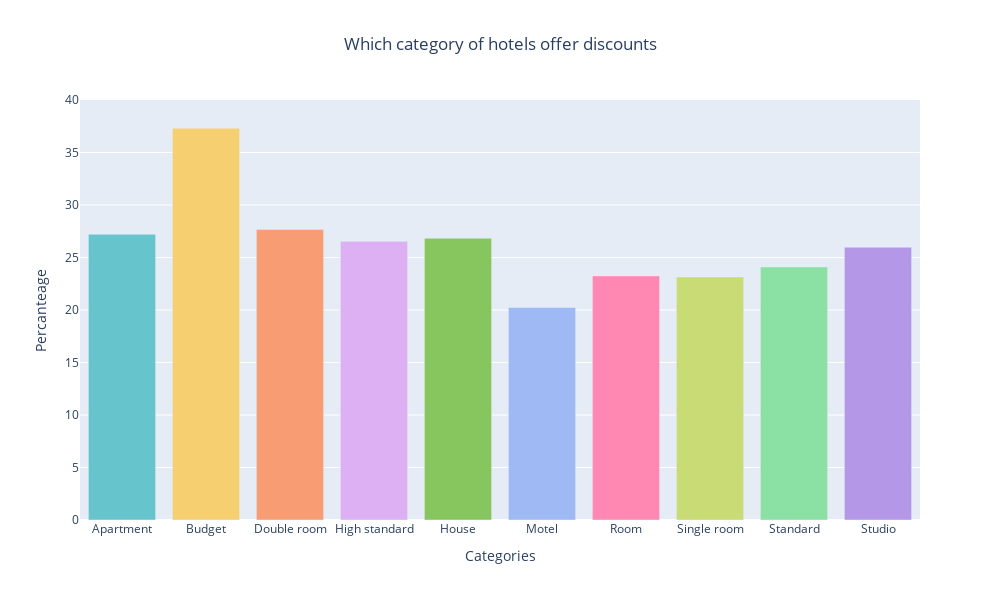

The cell this chart's notebook holds for it:
### Markdown cell above
![](img_plots/9_scatter_plot_distances_prices.png)

### Code cell
# 10. Create a bar chart to show which categories of hotels offer discounts 

# apply classify_discriptions function to 'hotels_with_discount_price' dataframe and create new column calls category 
hotels_with_discount_price['category'] = hotels_with_discount_price['discriptions'].map(lambda description: classify_discriptions(description))

def modify_df(df):

    df = df['category'].value_counts().reset_index()
    df.rename(columns={'category': 'frequency', 'index' : 'category'}, inplace=True)
    
    return df

df1 = modify_df(hotels_with_discount_price)
df1.sort_values(by = 'category', inplace=True, ignore_index=True)

df2 = modify_df(hotels_categories)
df2 = df2[df2.index != 9]
df2.sort_values(by = 'category', inplace=True, ignore_index=True)

df3 = pd.concat([df1, df2], join = 'inner', ignore_index=False, axis = 1)
df3.columns = [f'category {i}' for i,_ in enumerate(df3.columns)]
df3['percantage'] = round((df3['category 1'] / df3['category 3'])*100,2)

# creating bar chart 
categories_bar_chart = px.bar(data_frame=df3, 
    y = 'percantage', 
    x = 'category 0', 
    color = 'category 0', 
    color_discrete_sequence=px.colors.qualitative.Pastel,
    width=1000,
    height=600,
    title="Which category of hotels offer discounts"
)

categories_bar_chart.update_xaxes(title_text='Categories')
categories_bar_chart.update_yaxes(title_text = 'Percanteage')
categories_bar_chart.update_layout(title={'text': 'Which category of hotels offer discounts', 'x': .5}, yaxis_range=[0,40], showlegend=False)

### Figure 1 — Plotly figure (JSON) as saved in the notebook; plotly's stock layout.template omitted (floating-point values rounded to 4 significant figures)
{"data": [{"alignmentgroup": "True", "hovertemplate": "category 0=%{x}<br>percantage=%{y}<extra></extra>", "legendgroup": "Apartment", "marker": {"color": "rgb(102, 197, 204)", "pattern": {"shape": ""}}, "name": "Apartment", "offsetgroup": "Apartment", "orientation": "v", "showlegend": true, "textposition": "auto", "type": "bar", "x": ["Apartment"], "xaxis": "x", "y": [27.21], "yaxis": "y"}, {"alignmentgroup": "True", "hovertemplate": "category 0=%{x}<br>percantage=%{y}<extra></extra>", "legendgroup": "Budget", "marker": {"color": "rgb(246, 207, 113)", "pattern": {"shape": ""}}, "name": "Budget", "offsetgroup": "Budget", "orientation": "v", "showlegend": true, "textposition": "auto", "type": "bar", "x": ["Budget"], "xaxis": "x", "y": [37.32], "yaxis": "y"}, {"alignmentgroup": "True", "hovertemplate": "category 0=%{x}<br>percantage=%{y}<extra></extra>", "legendgroup": "Double room", "marker": {"color": "rgb(248, 156, 116)", "pattern": {"shape": ""}}, "name": "Double room", "offsetgroup": "Double room", "orientation": "v", "showlegend": true, "textposition": "auto", "type": "bar", "x": ["Double room"], "xaxis": "x", "y": [27.66], "yaxis": "y"}, {"alignmentgroup": "True", "hovertemplate": "category 0=%{x}<br>percantage=%{y}<extra></extra>", "legendgroup": "High standard", "marker": {"color": "rgb(220, 176, 242)", "pattern": {"shape": ""}}, "name": "High standard", "offsetgroup": "High standard", "orientation": "v", "showlegend": true, "textposition": "auto", "type": "bar", "x": ["High standard"], "xaxis": "x", "y": [26.54], "yaxis": "y"}, {"alignmentgroup": "True", "hovertemplate": "category 0=%{x}<br>percantage=%{y}<extra></extra>", "legendgroup": "House", "marker": {"color": "rgb(135, 197, 95)", "pattern": {"shape": ""}}, "name": "House", "offsetgroup": "House", "orientation": "v", "showlegend": true, "textposition": "auto", "type": "bar", "x": ["House"], "xaxis": "x", "y": [26.83], "yaxis": "y"}, {"alignmentgroup": "True", "hovertemplate": "category 0=%{x}<br>percantage=%{y}<extra></extra>", "legendgroup": "Motel", "marker": {"color": "rgb(158, 185, 243)", "pattern": {"shape": ""}}, "name": "Motel", "offsetgroup": "Motel", "orientation": "v", "showlegend": true, "textposition": "auto", "type": "bar", "x": ["Motel"], "xaxis": "x", "y": [20.24], "yaxis": "y"}, {"alignmentgroup": "True", "hovertemplate": "category 0=%{x}<br>percantage=%{y}<extra></extra>", "legendgroup": "Room", "marker": {"color": "rgb(254, 136, 177)", "pattern": {"shape": ""}}, "name": "Room", "offsetgroup": "Room", "orientation": "v", "showlegend": true, "textposition": "auto", "type": "bar", "x": ["Room"], "xaxis": "x", "y": [23.25], "yaxis": "y"}, {"alignmentgroup": "True", "hovertemplate": "category 0=%{x}<br>percantage=%{y}<extra></extra>", "legendgroup": "Single room", "marker": {"color": "rgb(201, 219, 116)", "pattern": {"shape": ""}}, "name": "Single room", "offsetgroup": "Single room", "orientation": "v", "showlegend": true, "textposition": "auto", "type": "bar", "x": ["Single room"], "xaxis": "x", "y": [23.15], "yaxis": "y"}, {"alignmentgroup": "True", "hovertemplate": "category 0=%{x}<br>percantage=%{y}<extra></extra>", "legendgroup": "Standard", "marker": {"color": "rgb(139, 224, 164)", "pattern": {"shape": ""}}, "name": "Standard", "offsetgroup": "Standard", "orientation": "v", "showlegend": true, "textposition": "auto", "type": "bar", "x": ["Standard"], "xaxis": "x", "y": [24.1], "yaxis": "y"}, {"alignmentgroup": "True", "hovertemplate": "category 0=%{x}<br>percantage=%{y}<extra></extra>", "legendgroup": "Studio", "marker": {"color": "rgb(180, 151, 231)", "pattern": {"shape": ""}}, "name": "Studio", "offsetgroup": "Studio", "orientation": "v", "showlegend": true, "textposition": "auto", "type": "bar", "x": ["Studio"], "xaxis": "x", "y": [25.98], "yaxis": "y"}], "layout": {"barmode": "relative", "height": 600, "legend": {"title": {"text": "category 0"}, "tracegroupgap": 0}, "showlegend": false, "title": {"text": "Which category of hotels offer discounts", "x": 0.5}, "width": 1000, "xaxis": {"anchor": "y", "categoryarray": ["Apartment", "Budget", "Double room", "High standard", "House", "Motel", "Room", "Single room", "Standard", "Studio"], "categoryorder": "array", "domain": [0, 1], "title": {"text": "Categories"}}, "yaxis": {"anchor": "x", "domain": [0, 1], "range": [0, 40], "title": {"text": "Percanteage"}}}}
